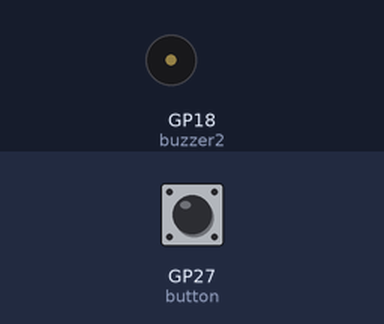
This program was run on a simulated Raspberry Pi Pico running MicroPython. Parts: buzzer (waves = sounding). The test bench sets the inputs (shaded band); at power-on: GP27 (button) LOW. What the program prints to the serial console is not drawn.

Above: at 1.2 s.
1.3 s: GP27 (button) pulled HIGH for 0.15 s
At 3.1 s:
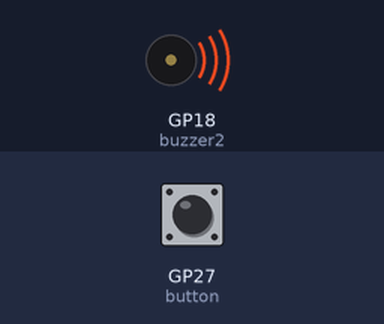
4.3 s: GP27 (button) pulled HIGH for 1 s
At 7.1 s:
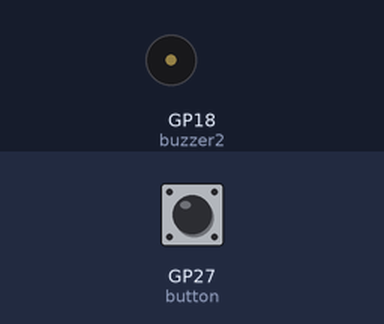
7.3 s: GP27 (button) pulled HIGH for 3.2 s
At 8.9 s:
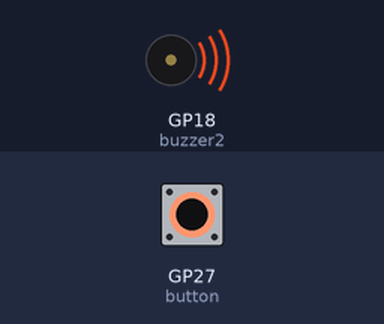
Timing chart, 0 to 12.8 s (numbered marks = the images above; inputs shaded):
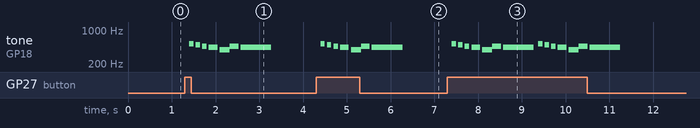

Measured:
- after the input at 1.3 s, tone on GP18 (buzzer2): plays 523 Hz for 0.10 s, 493 Hz for 0.10 s, 466 Hz for 0.10 s, 440 Hz for 0.20 s, 391 Hz for 0.23 s, 466 Hz for 0.20 s … (7 notes in this stretch), starting after 0.10 s
- after the input at 4.3 s, tone on GP18 (buzzer2): plays 523 Hz for 0.10 s, 493 Hz for 0.10 s, 466 Hz for 0.10 s, 440 Hz for 0.20 s, 391 Hz for 0.23 s, 466 Hz for 0.20 s … (7 notes in this stretch), starting after 0.10 s
- after the input at 7.3 s, tone on GP18 (buzzer2): plays 523 Hz for 0.10 s, 493 Hz for 0.10 s, 466 Hz for 0.10 s, 440 Hz for 0.20 s, 391 Hz for 0.23 s, 466 Hz for 0.20 s … (14 notes in this stretch), starting after 0.10 s

The program:

levelUpDQ.py
```python
from machine import Pin, PWM
import time

button = Pin(27, Pin.IN, Pin.PULL_DOWN)
buzzer1 = PWM(Pin(16, Pin.OUT))
buzzer2 = PWM(Pin(18, Pin.OUT))

# 使用する音の周波数を宣言しておく。
C5 = 523.2511 #高いド
D5 = 587.3295 #高いレ
E5 = 659.2511 #高いミ

B4 = 493.8883
A4s = 466.1638
A4 = 440.0
G4 = 391.9954

F5 = 698.4565
D5s = 622.2540
F5 = 698.4565
G5 = 783.9909
volume1 = 0x0400
volume2 = 0x0200

print("Press button to SATRT!!")
while True:
    if button.value() == 1:
        buzzer1.duty_u16(0) #duty 0にして音を消す

        time.sleep_ms(100)
        buzzer1.freq(int(F5)) # 周期 1kHz
        buzzer2.freq(int(C5)) # 周期 1kHz
        buzzer1.duty_u16(volume1) # duty 音量 0-65535
        buzzer2.duty_u16(volume2) # duty 音量 0-65535
        time.sleep_ms(100)
        buzzer1.duty_u16(0) #duty 0にして音を消す
        buzzer2.duty_u16(0) #duty 0にして音を消す

        time.sleep_ms(50)
        buzzer1.freq(int(F5)) # 周期 1kHz
        buzzer2.freq(int(B4)) # 周期 1kHz
        buzzer1.duty_u16(volume1) # duty 音量 0-65535
        buzzer2.duty_u16(volume2) # duty 音量 0-65535
        time.sleep_ms(100)
        buzzer1.duty_u16(0) #duty 0にして音を消す
        buzzer2.duty_u16(0) #duty 0にして音を消す

        time.sleep_ms(50)
        buzzer1.freq(int(F5)) # 周期 1kHz
        buzzer2.freq(int(A4s)) # 周期 1kHz
        buzzer1.duty_u16(volume1) # duty 音量 0-65535
        buzzer2.duty_u16(volume2) # duty 音量 0-65535
        time.sleep_ms(100)
        buzzer1.duty_u16(0) #duty 0にして音を消す
        buzzer2.duty_u16(0) #duty 0にして音を消す

        time.sleep_ms(50)
        buzzer1.freq(int(F5)) # 周期 1kHz
        buzzer2.freq(int(A4)) # 周期 1kHz
        buzzer1.duty_u16(volume1) # duty 音量 0-65535
        buzzer2.duty_u16(volume2) # duty 音量 0-65535
        time.sleep_ms(200)
        buzzer1.duty_u16(0) #duty 0にして音を消す
        buzzer2.duty_u16(0) #duty 0にして音を消す

        time.sleep_ms(50)
        buzzer1.freq(int(D5s)) # 周期 1kHz
        buzzer2.freq(int(G4)) # 周期 1kHz
        buzzer1.duty_u16(volume1) # duty 音量 0-65535
        buzzer2.duty_u16(volume2) # duty 音量 0-65535
        time.sleep_ms(200)
        # buzzer1.duty_u16(0) #duty 0にして音を消す
        # buzzer2.duty_u16(0) #duty 0にして音を消す

        time.sleep_ms(25)
        buzzer1.freq(int(G5)) # 周期 1kHz
        buzzer2.freq(int(A4s)) # 周期 1kHz
        buzzer1.duty_u16(volume1) #duty 0にして音を消す
        buzzer2.duty_u16(volume2) # duty 音量 0-65535
        time.sleep_ms(200)
        buzzer1.duty_u16(0) #duty 0にして音を消す
        buzzer2.duty_u16(0) #duty 0にして音を消す

        time.sleep_ms(50)
        buzzer1.freq(int(F5)) # 周期 1kHz
        buzzer2.freq(int(A4)) # 周期 1kHz
        buzzer1.duty_u16(volume1) # duty 音量 0-65535
        buzzer2.duty_u16(volume2) # duty 音量 0-65535
        time.sleep_ms(200)
        buzzer1.duty_u16(0) #duty 0にして音を消す
        buzzer2.duty_u16(0) #duty 0にして音を消す

        # time.sleep_ms(100)
        buzzer1.freq(int(F5)) # 周期 1kHz
        buzzer2.freq(int(A4)) # 周期 1kHz
        buzzer1.duty_u16(volume1) # duty 音量 0-65535
        buzzer2.duty_u16(volume2) # duty 音量 0-65535
        time.sleep_ms(500)
        buzzer1.duty_u16(0) #duty 0にして音を消す
        buzzer2.duty_u16(0) #duty 0にして音を消す
```
